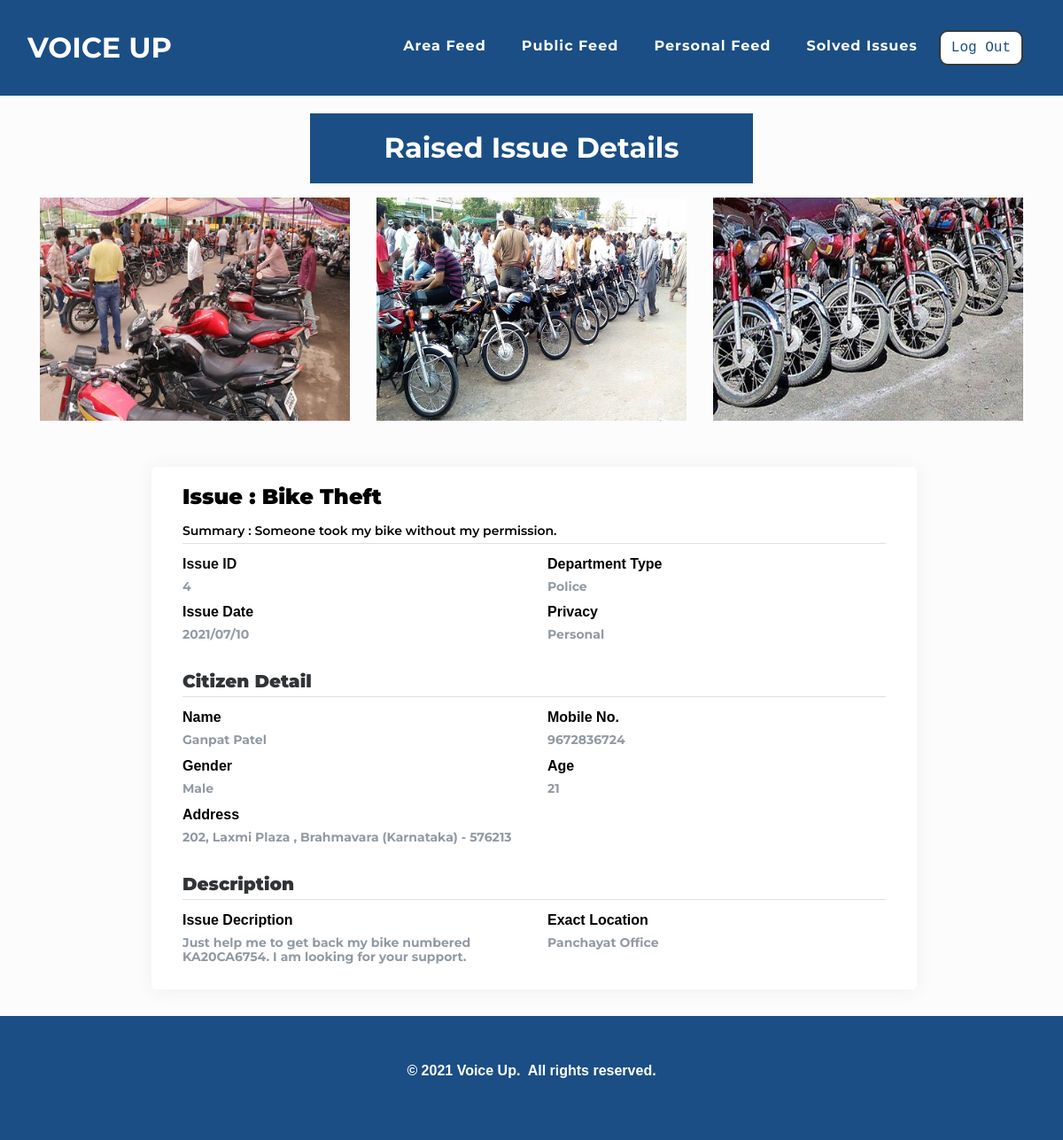
The app's page /dept/viewissue.php?i_id=4 (signed in) with its own data.
### tables this page shows
CREATE TABLE `issue` (
  `i_id` int(11) NOT NULL,
  `i_u_id` varchar(100) NOT NULL,
  `i_type` varchar(100) NOT NULL,
  `i_title` varchar(100) NOT NULL,
  `i_sum` varchar(100) NOT NULL,
  `i_des` text NOT NULL,
  `i_exactloc` varchar(500) NOT NULL,
  `i_date` varchar(100) NOT NULL,
  `i_img1` varchar(100) NOT NULL,
  `i_img2` varchar(100) NOT NULL,
  `i_img3` varchar(100) NOT NULL,
  `i_upvote` varchar(100) NOT NULL DEFAULT '0',
  `i_downvote` varchar(100) NOT NULL DEFAULT '0',
  `i_privacy` varchar(100) NOT NULL,
  `i_status` varchar(100) NOT NULL DEFAULT '0',
  `i_d_id` varchar(100) NOT NULL
);

CREATE TABLE `user` (
  `u_id` int(11) NOT NULL,
  `u_mobile` varchar(100) NOT NULL,
  `u_name` varchar(100) NOT NULL,
  `u_gender` varchar(100) NOT NULL,
  `u_age` varchar(100) NOT NULL,
  `u_street` varchar(500) NOT NULL,
  `u_city` varchar(100) NOT NULL,
  `u_state` varchar(100) NOT NULL,
  `u_pincode` varchar(100) NOT NULL,
  `u_aadhar` varchar(100) NOT NULL,
  `u_aadharpdf` varchar(500) NOT NULL,
  `u_photo` varchar(500) NOT NULL,
  `u_password` varchar(100) NOT NULL,
  `u_approve` varchar(100) NOT NULL
);

### dept/viewissue.php (the view, shortened to what this page needs)
<?php
$res = $_SESSION["sessionid"];
$u_mobile = $res;
?>
<!doctype html>
<html>
<head>
    <link rel="stylesheet" href="../assets/bootstrap/css/bootstrap.min.css">
    <link rel="stylesheet" href="../assets/fonts/font-awesome.min.css">
    <link rel="stylesheet" href="../assets/fonts/ionicons.min.css">
    <link rel="stylesheet" href="../assets/css/Article-List.css">
    <link rel="stylesheet" href="../assets/css/Footer-Dark.css">
    <link rel="stylesheet" href="../assets/css/Highlight-Blue.css">
    <link rel="stylesheet" href="https://cdnjs.cloudflare.com/ajax/libs/animate.css/3.5.2/animate.min.css">
    <link rel="stylesheet" href="https://cdnjs.cloudflare.com/ajax/libs/aos/2.2.0/aos.css">
    <link rel="stylesheet" href="../assets/css/Login-Form-Clean.css">
    <link rel="stylesheet" href="../assets/css/table-style.css">
    <link rel="stylesheet" href="../assets/css/profile.css">
    <link href='https://cdnjs.cloudflare.com/ajax/libs/MaterialDesign-Webfont/3.6.95/css/materialdesignicons.css' rel='stylesheet'>
</head>
<body oncontextmenu='return false' class='snippet-body'>
    <div class="page-content page-container" id="page-content">
        <nav class="navbar navbar-light navbar-expand-lg fixed-top" id="mainNav" style="background: #1A4E85;">
            <div class="container-fluid">
                <a class="navbar-brand js-scroll-trigger" data-bs-hover-animate="pulse" href="../index.php" style="font-family: Montserrat, sans-serif;">VOICE UP</a>
                <div class="collapse navbar-collapse" id="navbarResponsive">
                <ul class="nav navbar-nav ml-auto">
                    <li class="nav-item mx-0 mx-lg-1"><a class="nav-link py-3 px-0 px-lg-3 rounded js-scroll-trigger" data-bs-hover-animate="pulse" href="areafeed.php">Area Feed</a></li>
                    <li class="nav-item mx-0 mx-lg-1"><a class="nav-link py-3 px-0 px-lg-3 rounded js-scroll-trigger" data-bs-hover-animate="pulse" href="publicfeed.php">Public Feed</a></li>
                    <li class="nav-item mx-0 mx-lg-1"><a class="nav-link py-3 px-0 px-lg-3 rounded js-scroll-trigger" data-bs-hover-animate="pulse" href="personalfeed.php">Personal Feed</a></li>
                    <li class="nav-item mx-0 mx-lg-1"><a class="nav-link py-3 px-0 px-lg-3 rounded js-scroll-trigger" data-bs-hover-animate="pulse" href="solvedissue.php">Solved Issues</a></li>
                    <li class="nav-item mx-0 mx-lg-1"><a href="../dept/logout-script.php"><button class="btn btn-dark text-monospace" data-bs-hover-animate="pulse" type="button" style="margin: 10px;background: rgb(255,255,255);color: #1A4E85;margin-left: 0;border-radius: 10px;">Log Out</button></a></li>
                </ul>
                </div>
            </div>
        </nav>
       <div class="article-list" style="background: rgb(252,252,252);">
        <div class="container">
            <div class="intro">
                <h2 class="text-center">Latest Articles</h2>
                <h2 class="text-center" style="background: #1A4E85;color: rgb(255,255,255);padding: 20px;padding-top: 20px;margin-bottom: 10px;margin-top: 50px;">Raised Issue Details</h2>
            </div>
       </div>
        <?php
         $con = mysqli_connect("localhost", "root", "", "voiceup");
         $i_id = $_GET['i_id'];
        $q = "SELECT * from issue,user where i_id=$i_id and u_mobile=$u_mobile";
        $query = mysqli_query($con, $q);
        while ($res = mysqli_fetch_array($query)) {
            $i_id =  $res['i_id'];
            $i_type =  $res['i_type'];
            $i_title =  $res['i_title'];
            $i_sum =  $res['i_sum'];
            $i_des = $res['i_des'];
            $i_exactloc =  $res['i_exactloc'];
            $i_date =  $res['i_date'];
            $i_img1 =  $res['i_img1'];
            $i_img2 =  $res['i_img2'];
            $i_img3 = $res['i_img3'];
            $i_privacy =  $res['i_privacy'];
            $u_name = $res['u_name'];
            $u_gender = $res['u_gender'];
            $u_age = $res['u_age'];
            $u_street = $res['u_street'];
            $u_city = $res['u_city'];
            $u_state = $res['u_state'];
            $u_pincode = $res['u_pincode'];
        }
        ?>
        <div>
            <div class="container">
                <div class="row">
                    <div class="col-lg-4 col-md-6 col-sm-12 col-xs-12 cust_blogteaser" data-bs-hover-animate="bounce" style="padding-bottom:20px;margin-bottom:32px;"><a href="#"><img class="img-fluid" style="width:100%;" src="../user/<?php echo   $i_img1;?>"></a>
                    </div>
                    <div class="col-lg-4 col-md-6 col-sm-12 col-xs-12 cust_blogteaser" style="padding-bottom:20px;margin-bottom:32px;"><a href="#"><img class="img-fluid" data-bs-hover-animate="bounce" style="width:100%;" src="../user/<?php echo  $i_img2; ?>"></a>
                    </div>
                    <div class=" col-lg-4 col-md-12 col-sm-12 col-xs-12 cust_blogteaser" style="padding-bottom:20px;margin-bottom:32px;"><a href="#"><img class="img-fluid" data-bs-hover-animate="bounce" style="width:100%;" src="../user/<?php echo  $i_img3; ?>"></a>
                    </div>
                </div>
            </div>
            <div class="padding">
                <div class="row container d-flex justify-content-center">
                    <div class="col-xl-12 col-md-12">
                        <div class="card user-card-full">
                            <div class="row m-l-0 m-r-0">
                                <div class="col-sm-12 col-md-12 col">
                                    <div class="card-block">
                                        <h4 class="m-b-20 p-b-5 f-w-600" style="color: #000;"><strong>Issue : <?php echo "$i_title" ?></strong></h4>
										<h6 class="m-b-20 p-b-5 b-b-default f-w-600" style="color: #000;">Summary : <?php echo "$i_sum" ?></h6>
                                        <div class="row">
                                            <div class="col-sm-6">
                                                <p class="m-b-10 f-w-600" style="color: #0f0f0f;">Issue ID</p>
                                                <h6 class="text-muted f-w-400"><?php echo "$i_id" ?></h6>
                                            </div>
                                            <div class="col-sm-6">
                                                <p class="m-b-10 f-w-600" style="color: #000;">Department Type</p>
                                                <h6 class="text-muted f-w-400"><?php echo "$i_type" ?></h6>
                                            </div>
                                            <div class="col-sm-6">
                                                <p class="m-b-10 f-w-600" style="color: #000;">Issue Date</p>
                                                <h6 class="text-muted f-w-400"><?php echo "$i_date" ?></h6>
                                            </div>
											<div class="col-sm-6">
                                                <p class="m-b-10 f-w-600" style="color: #000;">Privacy</p>
                                                <h6 class="text-muted f-w-400"><?php echo "$i_privacy" ?></h6>
                                            </div>
										</div>
                                          <br>
                                            <h5 class="m-b-20 p-b-5 b-b-default f-w-600"><strong>Citizen Detail</strong></h5>
                                            <div class="row">
                                                <div class="col-sm-6">
                                                    <p class="m-b-10 f-w-600" style="color: #000;">Name</p>
                                                    <h6 class="text-muted f-w-400"><?php echo "$u_name" ?></h6>
                                                </div>
                                                <div class="col-sm-6">
                                                    <p class="m-b-10 f-w-600" style="color: #000;">Mobile No.</p>
                                                    <h6 class="text-muted f-w-400"><?php echo "$u_mobile" ?></h6>
                                                </div>
												<div class="col-sm-6">
													<p class="m-b-10 f-w-600" style="color: #000;">Gender</p>
													<h6 class="text-muted f-w-400"><?php echo "$u_gender" ?></h6>
                                                </div>
                                               <div class="col-sm-6">
													<p class="m-b-10 f-w-600" style="color: #000;">Age</p>
													<h6 class="text-muted f-w-400"><?php echo "$u_age" ?></h6>
                                                </div>
												<div class="col-sm-6">
													<p class="m-b-10 f-w-600" style="color: #000;">Address</p>
													<h6 class="text-muted f-w-400"><?php echo "$u_street"?> <?php echo ", $u_city"?> <?php echo " ($u_state) "?> <?php echo "- $u_pincode"?></h6>
											   </div>
                                            </div><br>
                                            <h5 class="m-b-20 p-b-5 b-b-default f-w-600"><strong>Description</strong></h5>
                                            <div class="row">
                                                <div class="col-sm-6">
                                                    <p class="m-b-10 f-w-600" style="color: #000;">Issue Decription</p>
                                                    <h6 class="text-muted f-w-400"><?php echo "$i_des" ?></h6>
                                                </div>
                                                <div class="col-sm-6">
                                                    <p class="m-b-10 f-w-600" style="color: #000;">Exact Location</p>
                                                    <h6 class="text-muted f-w-400"><?php echo "$i_exactloc" ?></h6>
                                                </div>
											</div>
                                </div>
                            </div>
                        </div>
                    </div>
                </div>
            </div>
        </div>
</div></div></div>
        <div class="footer-dark" style="background: #1A4E85;">
            <footer>
                <div class="container-fluid">
                    <p style="text-align: center; color: #fff;" ><strong>© 2021 Voice Up.&nbsp; All rights reserved.</strong><br></p>
                </div>
            </footer>
        </div>
</body>
</html>

### assets/css/Article-List.css (style rules this page uses)
.article-list { color: #313437; background-color: #fff; }
.article-list p { color: #7d8285; }
.article-list h2 { font-weight: bold; margin-bottom: 40px; padding-top: 40px; color: inherit; }
.article-list .intro { font-size: 16px; max-width: 500px; margin: 0 auto; }

### assets/css/Footer-Dark.css (style rules this page uses)
.footer-dark { padding: 50px 0; bottom: 0; color: #f0f9ff; background-color: #1A4E85; }

### assets/css/table-style.css (style rules this page uses)
body { margin:0; font-family: sans-serif; }
* { box-sizing: border-box; }

### assets/css/profile.css (style rules this page uses)
body { background-color: #f9f9fa; }
.padding { padding-left: 13%; padding-right: 10%; }
.card { border-radius: 5px; -webkit-box-shadow: 0 1px 20px 0 rgba(69, 90, 100, 0.08); box-shadow: 0 1px 20px 0 rgba(69, 90, 100, 0.08); border: none; margin-bottom: 30px; }
.m-r-0 { margin-right: 0px; }
.m-l-0 { margin-left: 0px; }
.card-block { padding: 1.25rem; }
h6 { font-size: 14px; }
.card .card-block p { line-height: 25px; }
.b-b-default { border-bottom: 1px solid #e0e0e0 }
.m-b-20 { margin-bottom: 10px; }
.p-b-5 { padding-bottom: 5px !important }
.m-b-10 { margin-bottom: 10px; }
.text-muted { color: #919aa3 !important; }
.f-w-600 { font-weight: 600; }
.p-b-5 { padding-bottom: 5px !important; }
.m-b-10 { margin-bottom: 5px; }

### records on screen
issue: i_img1 (picture), i_img2 (picture), i_img3 (picture), i_title "Bike Theft", i_sum "Someone took my bike without my permission.", i_id "4", i_type "Police", i_date "2021/07/10", i_privacy "Personal", user.u_name "Ganpat Patel", user.u_gender "Male", user.u_age "21", user.u_street "202, Laxmi Plaza", user.u_city "Brahmavara", user.u_state "Karnataka", user.u_pincode "576213", i_des "Just help me to get back my bike numbered KA20CA6754. I am looking for your support.", i_exactloc "Panchayat Office"

### other values on screen
$u_mobile "9672836724"
